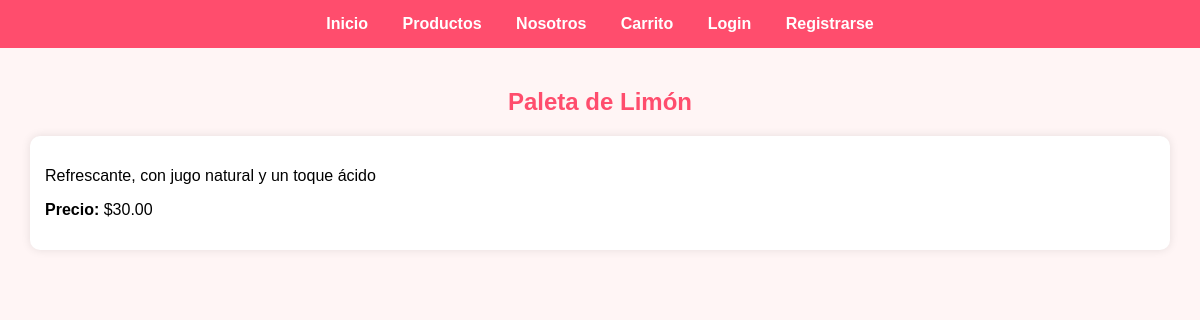
Screenshot of /producto/3/ with the database file from the repository.
### store/models.py (models this page shows, shortened)
class Product(models.Model):
    name = models.CharField(max_length=100)
    description = models.TextField()
    price = models.DecimalField(max_digits=6, decimal_places=2)
    categoria = models.ForeignKey(
    Categoria,
    on_delete=models.CASCADE,
    related_name='productos',
    null=True,
    blank=True
    )
    imagen = models.ImageField(upload_to='productos/', blank=True, null=True)
    disponible = models.BooleanField(default=True)

### store/views.py (the view)
# urls.py: path('producto/<int:id>/', views.product_detail, name='product_detail'),
def product_detail(request, id):
    product = get_object_or_404(Product, id=id)
    return render(request, 'store/product_detail.html', {'product': product})

### store/templates/store/product_detail.html
{% extends 'store/base.html' %}
{% block content %}
<h2>{{ product.name }}</h2>
<div class="card">
    <p>{{ product.description }}</p>
    <p><strong>Precio:</strong> ${{ product.price }}</p>
</div>
{% endblock %}

### store/templates/store/base.html (style rules this page uses)
body { font-family: Arial, sans-serif; background: #fff5f5; margin: 0; }
h1, h2 { text-align: center; color: #ff4d6d; }
.card { background: white; padding: 15px; margin: 10px; border-radius: 10px; box-shadow: 0 0 10px rgba(0,0,0,0.1); }

### rows the page displays
Product: name "Paleta de Limón", description "Refrescante, con jugo natural y un toque ácido", price "30.00"
